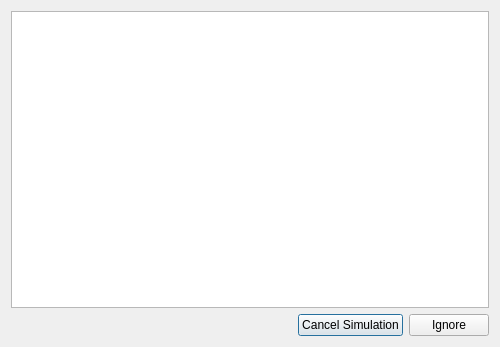
<?xml version="1.0" encoding="UTF-8"?>
<ui version="4.0">
 <class>CheckAndWarn</class>
 <widget class="QDialog" name="CheckAndWarn">
  <property name="geometry">
   <rect>
    <x>0</x>
    <y>0</y>
    <width>500</width>
    <height>347</height>
   </rect>
  </property>
  <property name="windowTitle">
   <string>Dialog</string>
  </property>
  <layout class="QVBoxLayout" name="verticalLayout">
   <item>
    <widget class="QListWidget" name="warningsList"/>
   </item>
   <item>
    <layout class="QHBoxLayout" name="horizontalLayout">
     <item>
      <spacer name="horizontalSpacer">
       <property name="orientation">
        <enum>Qt::Horizontal</enum>
       </property>
       <property name="sizeHint" stdset="0">
        <size>
         <width>40</width>
         <height>20</height>
        </size>
       </property>
      </spacer>
     </item>
     <item>
      <widget class="QPushButton" name="cancelButton">
       <property name="text">
        <string>Cancel Simulation</string>
       </property>
      </widget>
     </item>
     <item>
      <widget class="QPushButton" name="acceptButton">
       <property name="text">
        <string>Ignore</string>
       </property>
      </widget>
     </item>
    </layout>
   </item>
  </layout>
 </widget>
 <resources/>
 <connections/>
</ui>
